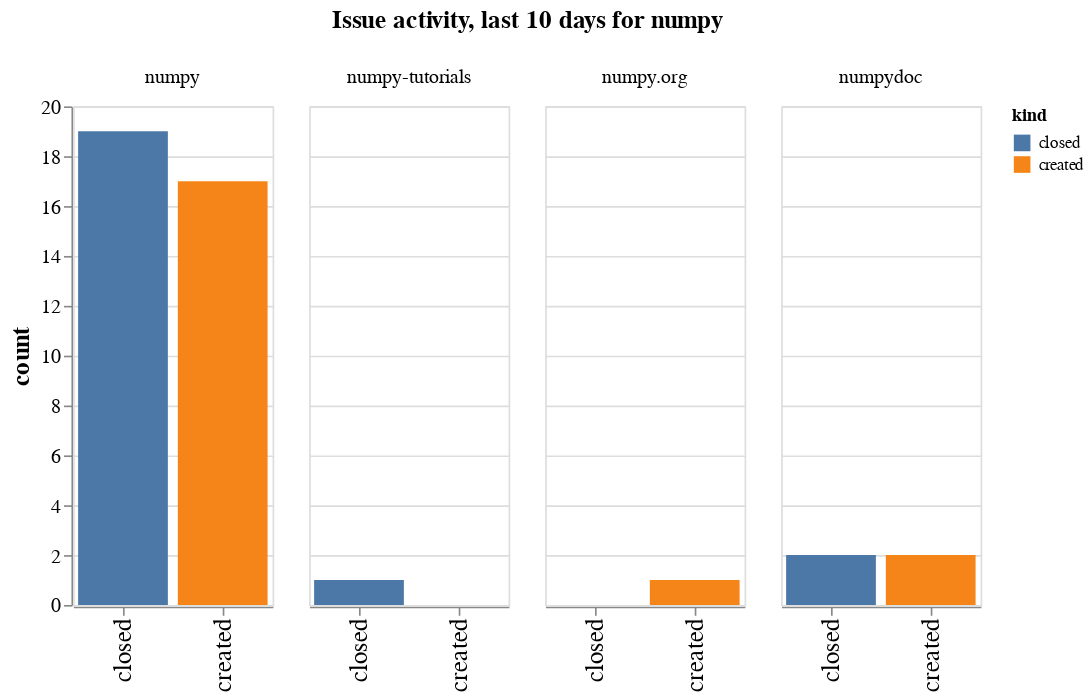

Notebook code for this chart:
### Code cell
charts = []
# Pick the top 10 repositories
top_repos = created_closed.groupby(['repo']).sum().sort_values(by='count', ascending=False).head(10).index
ch = alt.Chart(created_closed.query('repo in @top_repos'), width=120).mark_bar().encode(
    x=alt.X("kind", axis=alt.Axis(labelFontSize=15, title="")), 
    y=alt.Y('count', axis=alt.Axis(titleFontSize=15, labelFontSize=12)),
    color='kind',
    column=alt.Column("repo", header=alt.Header(title=f"Issue activity, last {n_days} days for {github_org}", titleFontSize=15, labelFontSize=12))
)
ch

### Figure 1 — Vega-Lite specification as saved in the notebook (floating-point values rounded to 4 significant figures)
{"config": {"view": {"continuousWidth": 400, "continuousHeight": 300}}, "data": {"name": "data-e356e0b1438aa1961fbce41d6d0f2d33"}, "mark": "bar", "encoding": {"color": {"type": "nominal", "field": "kind"}, "column": {"type": "nominal", "field": "repo", "header": {"labelFontSize": 12, "title": "Issue activity, last 10 days for numpy", "titleFontSize": 15}}, "x": {"type": "nominal", "axis": {"labelFontSize": 15, "title": ""}, "field": "kind"}, "y": {"type": "quantitative", "axis": {"labelFontSize": 12, "titleFontSize": 15}, "field": "count"}}, "width": 120, "$schema": "https://vega.github.io/schema/vega-lite/v4.8.1.json", "datasets": {"data-e356e0b1438aa1961fbce41d6d0f2d33": [{"org": "numpy", "repo": "numpy", "kind": "created", "count": 17.0}, {"org": "numpy", "repo": "numpy.org", "kind": "created", "count": 1.0}, {"org": "numpy", "repo": "numpydoc", "kind": "created", "count": 2.0}, {"org": "numpy", "repo": "numpy-tutorials", "kind": "created", "count": 0.0}, {"org": "numpy", "repo": "numpy", "kind": "closed", "count": 19.0}, {"org": "numpy", "repo": "numpy.org", "kind": "closed", "count": 0.0}, {"org": "numpy", "repo": "numpydoc", "kind": "closed", "count": 2.0}, {"org": "numpy", "repo": "numpy-tutorials", "kind": "closed", "count": 1.0}]}}
